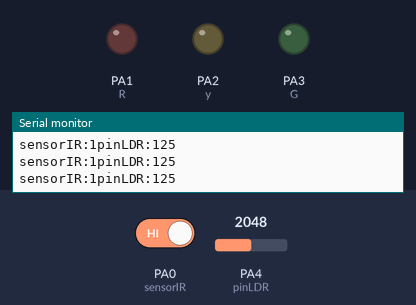
The sketch below on a simulated STM32 Blue Pill. Parts: output pins drawn as LEDs (lit = HIGH), the last lines printed to the serial monitor. Dashed ring = blinking. Inputs (shaded band) come from the test bench; at power-on: PA0 (sensorIR) HIGH, PA4 (pinLDR) = 2048.

Above: at 1.2 s.
1.3 s: PA0 (sensorIR) driven LOW
At 1.85 s:
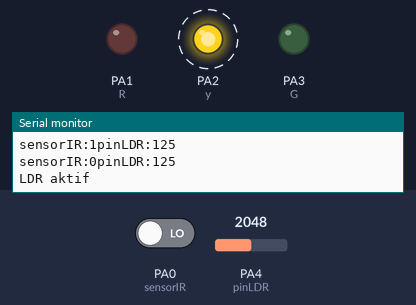
4.3 s: PA4 (pinLDR) set to 1687
7.3 s: PA4 (pinLDR) set to 1655
At 7.45 s:
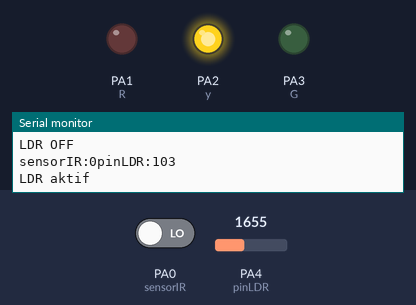
8.9 s: PA4 (pinLDR) set to 1228
At 9.65 s:
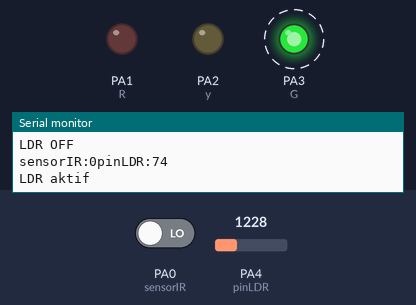
11.9 s: PA4 (pinLDR) set to 3603
At 12.86 s:
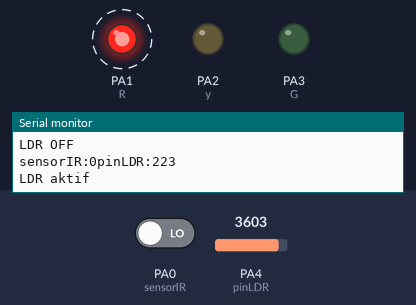
14.9 s: PA4 (pinLDR) set to 3268
17.9 s: PA4 (pinLDR) set to 3239
At 18.5 s:
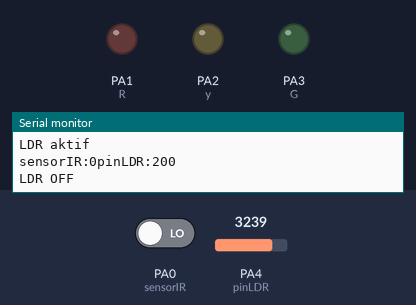
Timing chart, 0 to 20.4 s (numbered marks = the images above; inputs shaded):
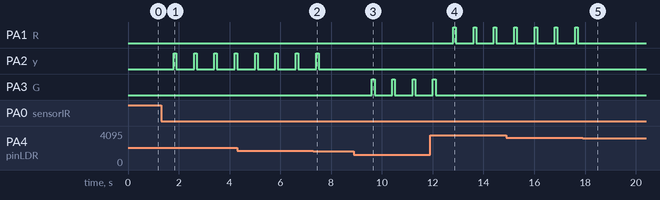

Measured:
- the behaviour switches between 1656 and 1655 on PA4 (pinLDR) (found by bisection; images 1 and 2)
- the behaviour switches between 3240 and 3239 on PA4 (pinLDR) (found by bisection; images 4 and 5)
- after the input at 1.3 s, PA2 (y): alternates HIGH for 0.10 s and LOW for 0.70 s, starting after 0.50 s
- after the input at 7.3 s, PA2 (y): goes on until 7.5 s, then stays LOW
- after the input at 8.9 s, PA3 (G): alternates HIGH for 0.10 s and LOW for 0.70 s, starting after 0.71 s
- after the input at 11.9 s, PA1 (R): alternates HIGH for 0.10 s and LOW for 0.70 s, starting after 0.91 s; PA3 (G): goes on until 12.1 s, then stays LOW
- after the input at 17.9 s, PA1 (R): stops changing and stays LOW

The sketch:

STM32_Challenge.ino
```cpp
//Variable
int R=PA1;
int y=PA2;
int G=PA3;
int sensorIR=PA0;
int pinLDR=PA4;
int kunci=0;

void setup() {
  Serial.begin(9600);
  pinMode(R,OUTPUT);
  pinMode(y,OUTPUT);
  pinMode(G,OUTPUT);
  pinMode(sensorIR,INPUT);

}

void loop() {
 int bacasensorIR=digitalRead(sensorIR);
 int bacapinLDR=analogRead(pinLDR);
     bacapinLDR=map(bacapinLDR,55,4095,0,255);

 //PRINT TO SERIAL
 Serial.print("sensorIR:");Serial.print(bacasensorIR);
 Serial.print("pinLDR:"); Serial.print(bacapinLDR);
 Serial.println();

  //Logika
if(bacasensorIR==0 and kunci==0){
  Serial.print("LDR aktif");
  Serial.println();
  delay(500);
    kunci=1;

}else if(bacasensorIR==0 and kunci==1){
  Serial.print("LDR OFF");
  Serial.println();
  digitalWrite(y,LOW);
  digitalWrite(G,LOW);
  digitalWrite(R,LOW);
    kunci=0;
  delay(200);
}

if (bacapinLDR<100 and kunci==1){
  digitalWrite(G,HIGH);
  digitalWrite(y,LOW);
  digitalWrite(R,LOW);
  delay(100);

}else if(bacapinLDR>100 && bacapinLDR<200 and kunci==1){
  digitalWrite(y,HIGH);
  digitalWrite(R,LOW);
  digitalWrite(G,LOW);
  delay(100);
}if (bacapinLDR>200 and kunci==1){
  digitalWrite(R,HIGH);
  digitalWrite(y,LOW);
  digitalWrite(G,LOW);
  delay(100);
  }
}
```
